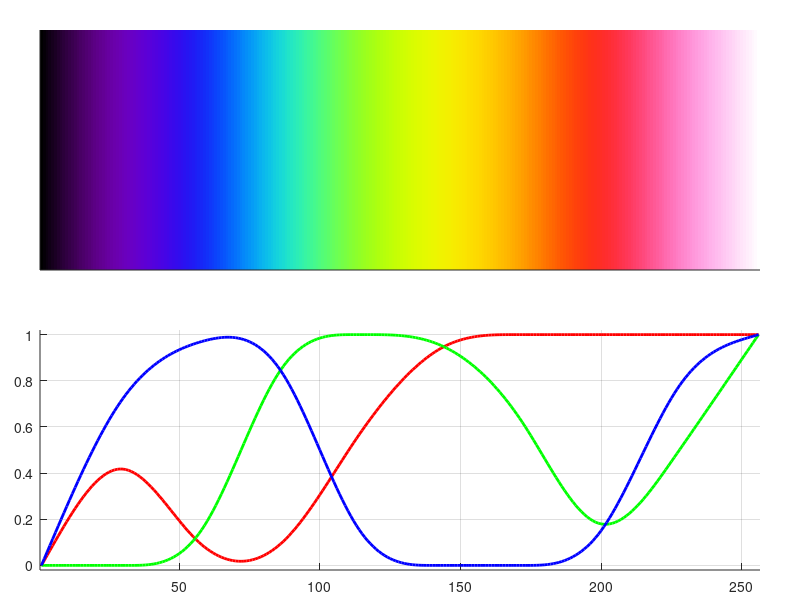

Reproduce this figure in MATLAB.
function [cm] = superjet(varargin)
% Superjet is a general function for colormap building. It was originally
% built back in the days where jet was the default colormap and was aimed
% at extending jet to include black and white.
% If called without output argument it will show the colormap on a figure.
%
% superjet(); returns a 256-by-3 matrix containing an extension of jet colormap
% going through black-purple-blue-cyan-green-yellow-orange-red-pink-white.
%
% superjet(N); returns an N-by-3 matrix containing superjet colormap.
%
% superjet(N,option); returns the N-by-3 colormap with the following options:
%
%        'pale': Superjet is provided with pale colours.
%        'dark': Superjet is provided with dark colours.
%      'cyclic': Superjet starts and ends with the same colour (designed
%                for representation of angles).
%        'many': Designed to obtain many distinctive colours instead of a
%                progressive colour scale. A combination of normal,dark and
%                pale is returned.
%       'lines': The same as 'many' but in this case the colormap is
%                shuffled
%         'all': All preset colors are shown with their associated character
%  'dictionary': Same as 'all' but they are sorted alphabetically
%
% superjet(N,colors); returns an N-by-3 matrix of colour transitions between
%           however many input character codes where input:
%
%   k - black     y - yellow    m - magenta    t - turquoise   j - jade
%   u - purple    o - orange    v - violet     i - indigo      a - amber
%   b - blue      r - red       s - salmon     d - denim       e - emerald
%   c - cyan      p - pink      n - brown      f - flesh       h - heat
%   g - green     w - white     l - lime       x - xenon       q - quartz
%
%          numbers imput as character codes produce shades of gray.
%
%   Example calls:
%
%   cm=superjet(200,'kroyw'); % will produce a colormap similar to hot(200)
%   cm=superjet('k123456789w'); % will produce a colormap similar to gray()
%
%                                                          -Austin Powers

%%%
if(exist('colorDict.mat','file')==2)
    load('colorDict.mat');
else
  [cc,cdiccio,dnams]=inicialitza();
end

% roig 7 2 2
%%%%
codi='kvbclyorpw';
%cdefault=[0 0 0;4 0 6;0 0 10;0 10 10;5 10 5;10 10 0;10 6 0;10 0 0;10 5 9;10 10 10];
fet=0;
N=256;
p=0;
if(nargin==0),var=N;end
for ii=1:nargin
    var=varargin{ii};
    if(ischar(var))
        switch var
            case 'pale'
                p=1;
            case 'dark'
                p=2;
            case 'many'
                p=4;
            case 'lines'
                p=5;
            case 'dictionary'
                codi=sort(cc);N=length(codi);p=3;
                inds=[find(codi=='a'):find(codi=='a')+25,find(codi=='A'):find(codi=='A')+25,find(codi=='0'):find(codi=='0')+9];
                inds=[inds setdiff([1:length(codi)],inds)];
                codi=codi(inds);
            case 'all'
                codi='k012JX;3E456789PwICxcQHqL:psFmvAuibZ.SdNTtgljeK_nM-OfByDUGoahrVR zY,W[';N=length(codi);p=3.5;
%                 ]
% '','','','','','','','tawny',...
            case 'cyclic'
                codi='ubcgyorpu';
            otherwise
                rec=1;
                colors=zeros(length(var),3);
                for jj=1:length(var)
                    tst=strfind(cc,var(jj));
                    if(isempty(tst)),rec=0;break;end
                    %colors(jj,1:3)=cdiccio(tst,1:3);
                end
                if(rec==0)
                    error(['argument ''' var(jj) ''' was not recognized.']);
                else
                    codi=var;
                end
        end
    else
        N=var;
    end
    
    
    
end

noms=cell(length(var),1);
var=codi;
for jj=1:length(var)
    tst=strfind(cc,var(jj));
    if(isempty(tst)),rec=0;break;end
    colors(jj,1:3)=cdiccio(tst,1:3);
    noms{jj}=dnams{tst};
end






%sum(abs(diff(colors)),2);
if(size(colors,1)>1),
    lap=(N-size(colors,1))/(size(colors,1)-1);
    
    cm=[];
    ind=1;
    for ii=1:size(colors,1)-1
        
        n=[round(ind):round(ind+lap)+1];
        or=colors(ii,:);
        fi=colors(ii+1,:);
        nn=length(n);
        cm(n,1:3)=[linspace(or(1),fi(1),nn)',linspace(or(2),fi(2),nn)',linspace(or(3),fi(3),nn)'];
        ind=ind+lap+1;
    end
    
    if((p<3)||(p>3.5))
        r=cm(:,1);g=cm(:,2);b=cm(:,3);
        % smoothing
        filtre=ones(1,min(ceil(size(cm,1)*.1),floor(lap)));
        if(~isempty(filtre))
            r=filtfilt(filtre/length(filtre),1,r);
            g=filtfilt(filtre/length(filtre),1,g);
            b=filtfilt(filtre/length(filtre),1,b);
            cm=[r,g,b];
        end
    end
    
else
    cm=ones(N,1)*colors;
end
cm=cm/10;
cm(cm>1)=1;cm(cm<0)=0;


if(p==1)
    cm=.5+cm*.5;
end
if(p==2)
    cm=cm*.5;
end
if(p>=4)
    if(fet==0)
        C1=superjet(N,'dark');
        C2=superjet(N,'pale');
        C3=superjet(N);C3=C3(end:-1:1,1:3);
        cm=[C1;C2;C3];              
    end
    if(p==4),cm=cm(3:3:end,1:3);end
    if((length(codi)==N)),for ii=1:N,codi(ii)=' ';end;end
    if(p==5)
%         ord=shuffle([1:3*N]);ord=ord(1:N);
        cm=cm(3:3:end,1:3);ord=shuffle([1:N]);
        cm=cm(ord',1:3);
        %codi=codi(ord);
    end
    
end

gg=0;

if((nargout<1)),if((length(codi)==N)),mostra(cm,codi);else,mostra(cm);end;end
if((p>=3)&&(p<=3.5)),graella(cm,codi,noms);end
end

function [cc,cdiccio,dnams] = inicialitza()

 cc='kubcgyorpwmvsnltidfxeajhqz 0123456789ABCDEFGHIJKLMNOPQRSTUVWXYZ,.-;:_[]';% index del diccionari
cdiccio=[0 0 0;3 0 5;0 0 10;0 10 10;0 10 0;...
    10 10 0;10 7 0;10 0 0;10 5 9;10 10 10;...
    10 0 10;6 0 8;10 5 5;5 3 1;6 10 0;...
    0 8 6;3 0 7;0 2 4;9 7 4;9 10 10;...
    0 4 0;9 6 0;6 8 0;9 3 1;10 9 9;...
    8 0 2;7 2 2;...
    .5 .5 .5;1 1 1;...
    2 2 2;3 3 3;4 4 4;5 5 5;...
    6 6 6;7 7 7;8 8 8;9 9 9;...
    5 0 6;9 8 5;10 10 8;9 9 2;...
    3.3 3.5 3;10 0 8;10 8 0;8 10 8;...
    10 10 9;2 2 3;7 8 5;8 6 8;...
    5 0 0;1 1 4;8 5 1;9.5 9.5 10;...
    5 10 9;9 1 4;1 3 7;0 5 5;...
    10 9 4;9 2 2;4 2 2;3 2 2;...
    6 0 2;0 5 10;...
    6 0 1;0 3 8;7 5 2;2 3 2;...
    9 4 8;5 6 4;4 2 1;8 3 0;...
    ];
dnams={'black','purple','blue','cyan','green',...
    'yellow','orange','red','pink','white',...
    'magenta','violet','salmon','brown','lime',...
    'turquoise','indigo','denim','flesh','xenon',...
    'emerald','amber','jade','heat','quartz',...    
    'crimson','lava',...
    'charcoal','iron',...
    'lead','tin','zinc','gray',...
    'nickel','silver','titanium','aluminium',...
    'amethyst','beige','cream','dandelion',...
    'ebony','fuchsia','gold','honeydew',...
    'ivory','jet','khaki','lilac',...
    'maroon','navy','ochre','pearl',...
    'aquamarine','ruby','sapphire','teal',...
    'mustard','vermilion','wine','onyx',...
    'burgundy','azure',...
    'carmine','cobalt','copper','opal',...
    'orchid','sage','sepia','tawny',...
    };
end

function [] = mostra(A,noms)

if(max(max(A))>1),A=A/255;end

[a,b]=size(A);
alt=2;%ceil(a/4)+1;
I=zeros(a,alt,b);

for ii=1:b
    
    
    I(:,:,ii)=A(:,ii)*ones(1,alt);
    
end

R=I(:,:,1);
G=I(:,:,2);
B=I(:,:,3);
clear I;

I=zeros(alt,a,3);
I(:,:,1)=R';
I(:,:,2)=G';
I(:,:,3)=B';


mg=.05;
figure(6886);clf;set(gcf,'menubar','none','name','Show Colormap','numbertitle','off');
axes('position',[mg .5+mg 1-2*mg .5-2*mg]);
imagesc((I));%axis equal;
set(gca,'box','on');
%title('low');
%xlabel('high');
set(gca,'xtick',[],'ytick',[],'box','off');
if(nargin==2)
    Noms=cell(length(noms),1);
    for ii=1:length(noms)
        Noms{ii}=noms(ii);
    end
    set(gca,'xtick',[1:length(noms)],'xticklabel',Noms);
end

axes('position',[mg 0+mg 1-2*mg .5-2*mg]);
hold on;
cc='rgbk';
for ii=1:b
    h=plot(A(:,ii)+(ii-2)*.00,cc(ii)); axis tight;
    set(h,'linewidth',2);
end
xlim([0.5,size(A,1)+.5]);ylim([-0.02,1.02])    ;grid on;
end


function [] = graella(A,noms,NOMS)
coo=1;% mostrar rgb
co=7;% columnes
if(max(max(A))>1),A=A/255;end

[a,b]=size(A);
alt=2;


B=ones(1,alt);


if(coo==1),extr=33;else;extr=0;end

fi=ceil(a/co);
ap=.6;if(coo==1),ap=.4;end
mg=.11;fac=4/co;
figure(6886);clf;
set(gcf,'menubar','none','name','Show Colormap','numbertitle','off');
aux=get(gcf,'position');
aux=set(gcf,'position',[aux(1)-(((150+extr)*co-aux(3))*.5) aux(2)+aux(4)-22*fi (150+extr)*co 22*fi]);



for kk=1:co
    I=0.94*ones(fi,alt,3);
    for ii=1:fi
        for jj=1:3
            try
                %I(fi+1-ii,1:alt,jj)=A(ii+((kk-1)*fi),jj)*B;%dalt a baix
                I(ii,1:alt,jj)=A(ii+((kk-1)*fi),jj)*B;%baix a dalt
            end
        end
    end
    
    
    mar=(mg)/co;
    %axes('position',[(kk-1+mg)/co mg/fac (ap-2*mg)/co 1-2*mg/fac]);
    axes('position',[(kk-1+mg)/co mar/fac (ap-2*mg)/co 1-2*mar/fac]);
    imagesc((I));%axis equal;
    set(gca,'box','on');
    %title('low');
    %xlabel('high');
    set(gca,'xtick',[],'ytick',[],'box','off');
    if(nargin>=2)
        Noms=cell(length(noms),1);
        Noms2=Noms;
        for ii=1:fi
            try
                %Noms{fi+1-ii}=noms(ii+((kk-1)*fi));%baix a dalt
                Noms{ii}=noms(ii+((kk-1)*fi));%dalt a baix
                if(coo==1)
                    %Noms2{ii}=['[' num2str(10*A(ii+((kk-1)*fi),1)) ',' num2str(10*A(ii+((kk-1)*fi),2)) ',' num2str(10*A(ii+((kk-1)*fi),3)) '] ' NOMS{ii+((kk-1)*fi)}];
                    Noms2{fi+1-ii}=['[' num2str(10*A(ii+((kk-1)*fi),1)) ',' num2str(10*A(ii+((kk-1)*fi),2)) ',' num2str(10*A(ii+((kk-1)*fi),3)) '] ' NOMS{ii+((kk-1)*fi)}];
                else
                    %Noms2{ii}=NOMS{ii+((kk-1)*fi)};
                    Noms2{fi+1-ii}=NOMS{ii+((kk-1)*fi)};
                end
            end
        end
        set(gca,'ytick',[1:fi]+0,'yticklabel',Noms,'TickLength',[0 0],'fontname','verdana','fontsize',8,'fontweight','bold');
        box off;
        axes('position',get(gca,'position'),'ylim',[.5,fi+.5],'color', 'none','XTick',[],'XAxisLocation', 'top','YAxisLocation', 'right','ytick',[1:fi],'yticklabel',Noms2','TickLength',[0 0],'fontname','verdana','fontsize',8,'fontweight','bold');
        for ii=1:fi-1
            h=line([0,1],.5+[ii,ii]);set(h,'color','k','linewidth',.1);
        end
    end
end
end

function [shu] = shuffle(vec)
%shuffle vector

indexos=1:length(vec);

shu=vec-vec;

for ii=1:length(vec)
    
    ind=ceil(rand*length(indexos));
    shu(ii)=vec(indexos(ind));
    indexos(ind)=[];
    
end






end


